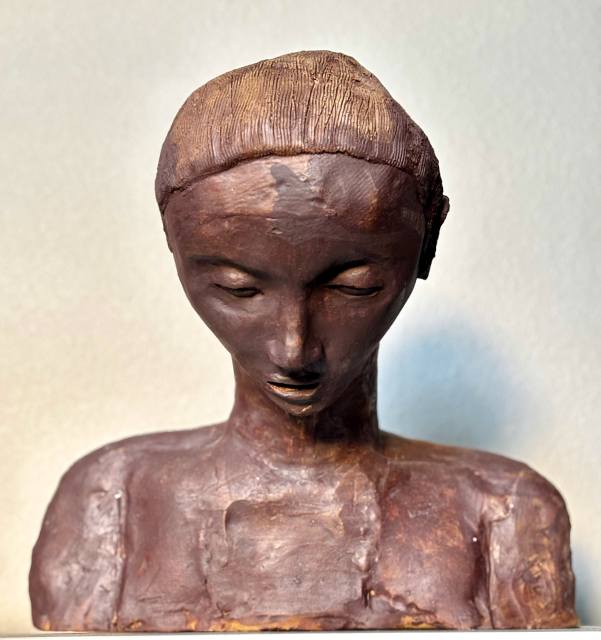
#> input picture assets/workpics/imbusy/ImBusy13x14x15.jpeg, 1201 x 1280 px (shown at 1/2 size); the run also reads 1 picture not shown here
$ python generate_artwork_pdf.py
#> lines starting #> are read from the running program, lines starting #| are printed output that depends on the picture; pictures that were not available may be replaced by others from this repository, and a replacement may not be noted
from pathlib import Path
import re

from PIL import Image, ImageDraw, ImageFont


ROOT = Path(__file__).resolve().parent
OUT = ROOT / "generated" / "ceramic_artwork_pages.pdf"

ARTWORKS = [
    {
        "image": ROOT / "assets/workpics/imbusy/ImBusy13x14x15.jpeg",
        "year": "2026",
    },
    {
        "image": ROOT / "assets/workpics/Reachingforfeelings/Reachingforfeeling8_11_102026.jpg",
        "year": "2026",
    },
    {
        "image": ROOT / "assets/workpics/SuperStressed/SuperStressed16_14_5.jpeg",
        "year": "2026",
    },
    {
        "image": ROOT / "assets/workpics/TripleFace/TripleFace7x8x12.jpeg",
        "year": "2026",
    },
    {
        "image": ROOT / "assets/workpics/FallenWatcher/FallenWatcher10_14_6.jpeg",
        "year": "2024",
    },
]

PAGE_W, PAGE_H = 2550, 3300
MARGIN = 210
IMAGE_BOX_W = PAGE_W - (MARGIN * 2)
IMAGE_BOX_H = 1700

FONT_REGULAR = "/System/Library/Fonts/Supplemental/Arial.ttf"
FONT_BOLD = "/System/Library/Fonts/Supplemental/Arial Bold.ttf"


def font(path, size):
    return ImageFont.truetype(path, size)


TITLE_FONT = font(FONT_BOLD, 88)
LABEL_FONT = font(FONT_BOLD, 50)
TEXT_FONT = font(FONT_REGULAR, 50)


def title_from_filename(path):
    stem = path.stem
    stem = re.sub(r"[_-]?(?:ceramic|2024|2025|2026)$", "", stem, flags=re.I)
    stem = re.sub(r"(?i)(\d+)[x_](\d+)[x_](\d+).*", "", stem).strip("_- ")
    stem = re.sub(r"(?<=[a-z])(?=[A-Z])", " ", stem)
    stem = stem.replace("_", " ").replace("-", " ")
    return re.sub(r"\s+", " ", stem).strip()


def dimensions_from_filename(path):
    match = re.search(r"(\d+(?:\.\d+)?)\s*[x_]\s*(\d+(?:\.\d+)?)\s*[x_]\s*(\d+(?:\.\d+)?)", path.stem)
    if not match:
        return "N/A"
    return f"{match.group(1)} × {match.group(2)} × {match.group(3)} in."


def draw_field(draw, y, label, value):
    draw.text((MARGIN, y), f"{label}:", fill=(24, 24, 24), font=LABEL_FONT)
    label_w = draw.textlength(f"{label}: ", font=LABEL_FONT)
    draw.text((MARGIN + label_w + 10, y), value, fill=(24, 24, 24), font=TEXT_FONT)
    return y + 78


def make_page(item):
    page = Image.new("RGB", (PAGE_W, PAGE_H), "white")
#> page: PIL image 2550x3300 RGB; every value is 255
    draw = ImageDraw.Draw(page)

    with Image.open(item["image"]) as src:
#> src is the input picture: PIL image 1201x1280 RGB; mean R, G, B 185.5, 166.1, 156.3
        src = src.convert("RGB")
        src.thumbnail((IMAGE_BOX_W, IMAGE_BOX_H), Image.Resampling.LANCZOS)
        x = (PAGE_W - src.width) // 2
#> x = 674
        y = MARGIN
        page.paste(src, (x, y))
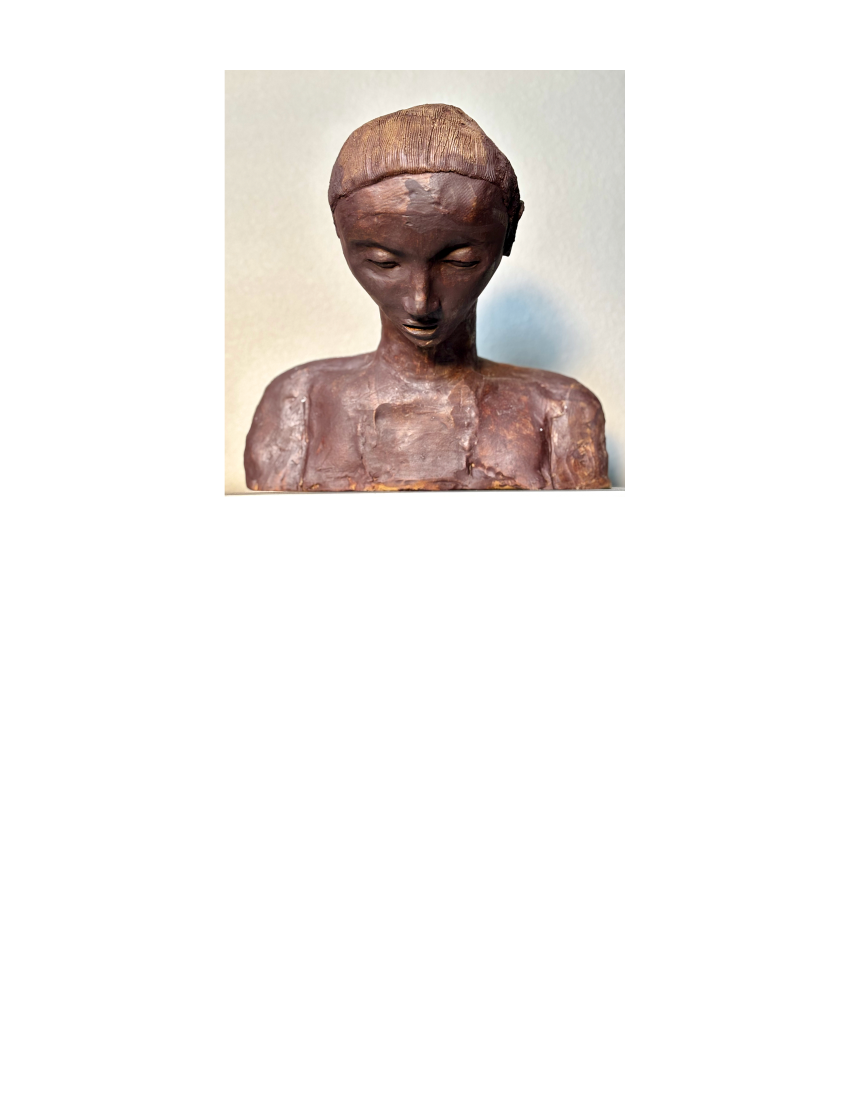
#> page: PIL image 2550x3300 RGB (shown at 1/3 size); mean R, G, B 242.3, 238.8, 237

    line_y = MARGIN + IMAGE_BOX_H + 130
    title = title_from_filename(item["image"])
    dimensions = dimensions_from_filename(item["image"])

    draw.text((MARGIN, line_y), title, fill=(10, 10, 10), font=TITLE_FONT)
    line_y += 145
    line_y = draw_field(draw, line_y, "Title", title)
#> line_y = 2263
    line_y = draw_field(draw, line_y, "Year", item["year"])
#> line_y = 2341
    line_y = draw_field(draw, line_y, "Medium", "Ceramic and glaze")
#> line_y = 2419
    line_y = draw_field(draw, line_y, "Dimensions in H × W × D", dimensions)
#> line_y = 2497
    draw_field(draw, line_y, "Estimated value—or N/A", "$1,000")

    return page


def main():
    OUT.parent.mkdir(parents=True, exist_ok=True)
    pages = [make_page(item) for item in ARTWORKS]
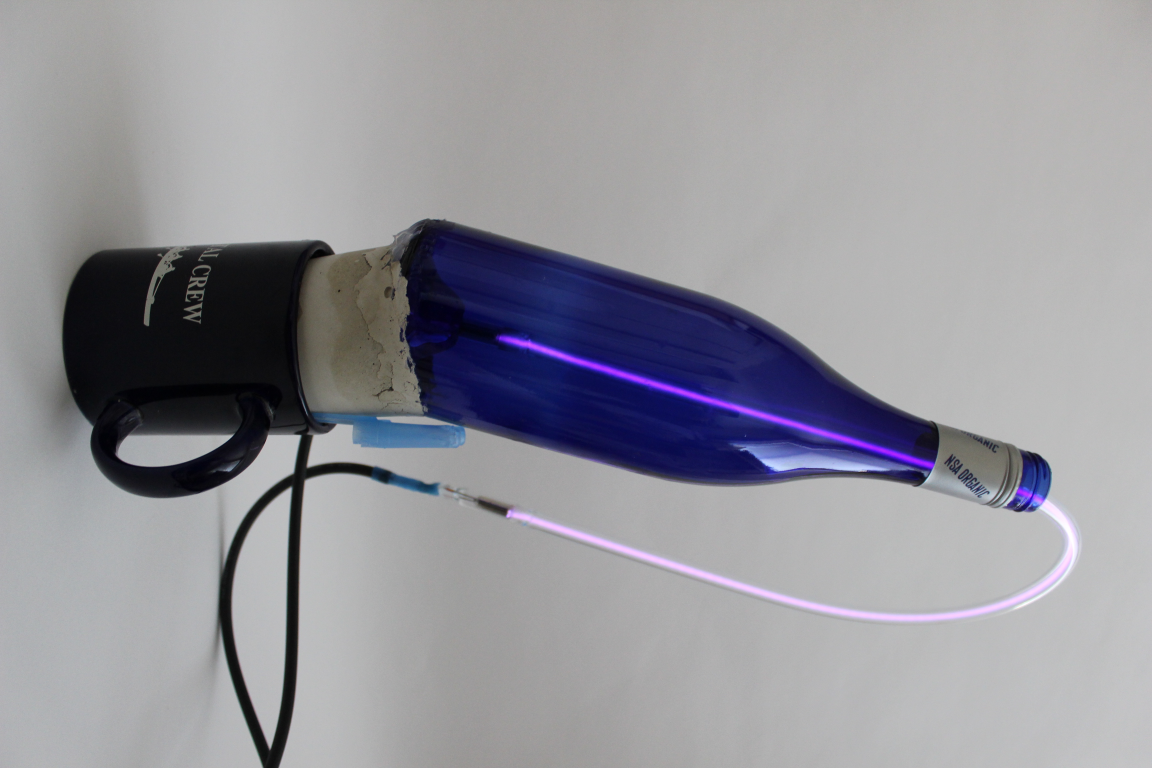
#> input picture assets/workpics/Letsgetabottle_Whatkindabottle.JPG, 3456 x 2304 px, given in place of Reachingforfeeling8_11_102026.jpg, which was not available (shown at 1/3 size)
#> in make_page, src is the input picture: PIL image 3456x2304 RGB; mean R, G, B 148.9, 148.4, 155.1
#> in make_page (call 2), `page.paste(src, (x, y))`:
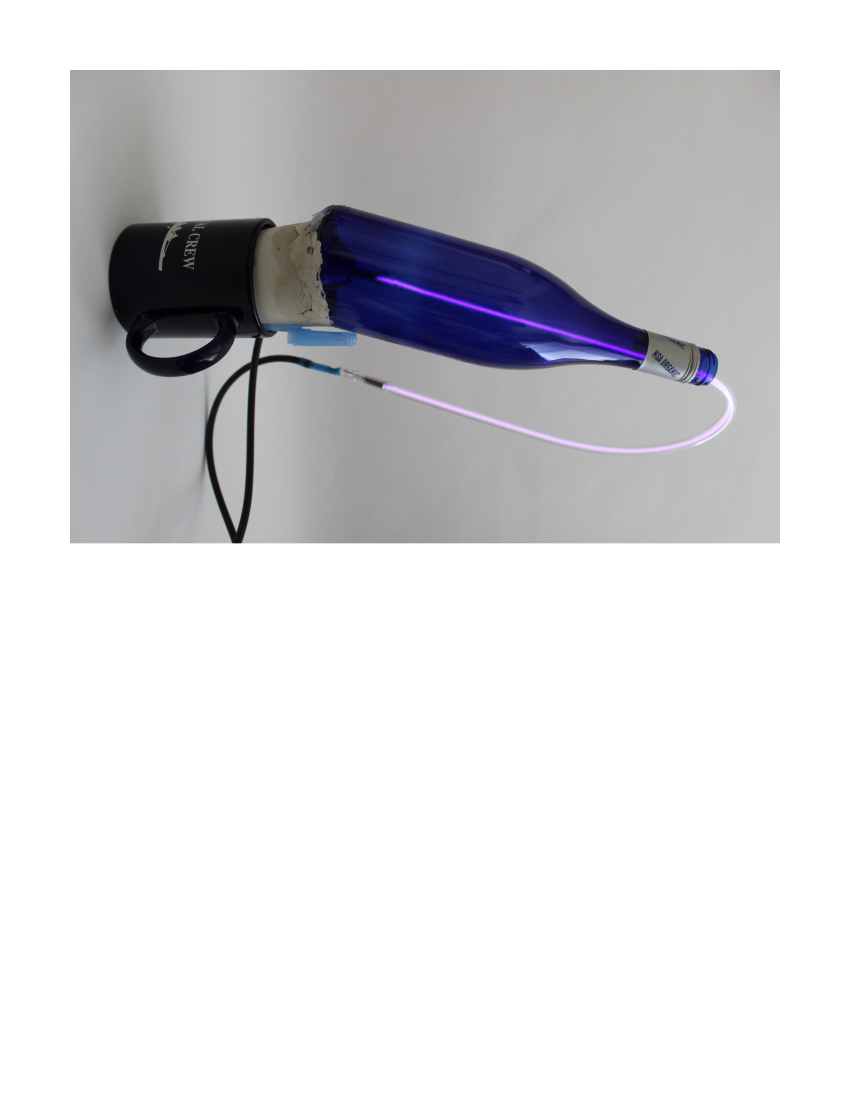
#> page: PIL image 2550x3300 RGB (shown at 1/3 size); mean R, G, B 216.9, 216.7, 219.1
#> in make_page (call 2), `line_y = draw_field(draw, line_y, "Title", title)`: line_y = 2263
#> in make_page (call 2), `line_y = draw_field(draw, line_y, "Year", item["year"])`: line_y = 2341
#> in make_page (call 2), `line_y = draw_field(draw, line_y, "Medium", "Ceramic and glaze")`: line_y = 2419
#> in make_page (call 2), `line_y = draw_field(draw, line_y, "Dimensions in H × W × D", dimensions)`: line_y = 2497
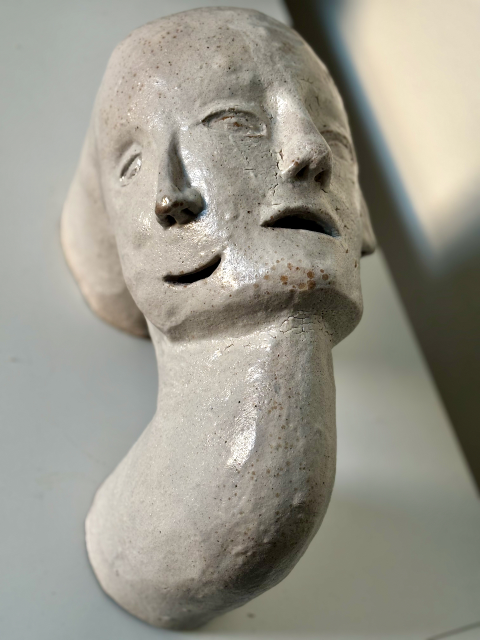
#> input picture assets/workpics/TripleFace/TripleFace7x8x12.jpeg, 960 x 1280 px (shown at 1/2 size)
#> in make_page, src is the input picture: PIL image 960x1280 RGB; mean R, G, B 154.1, 151.8, 140.4
#> in make_page (call 4), `page.paste(src, (x, y))`:
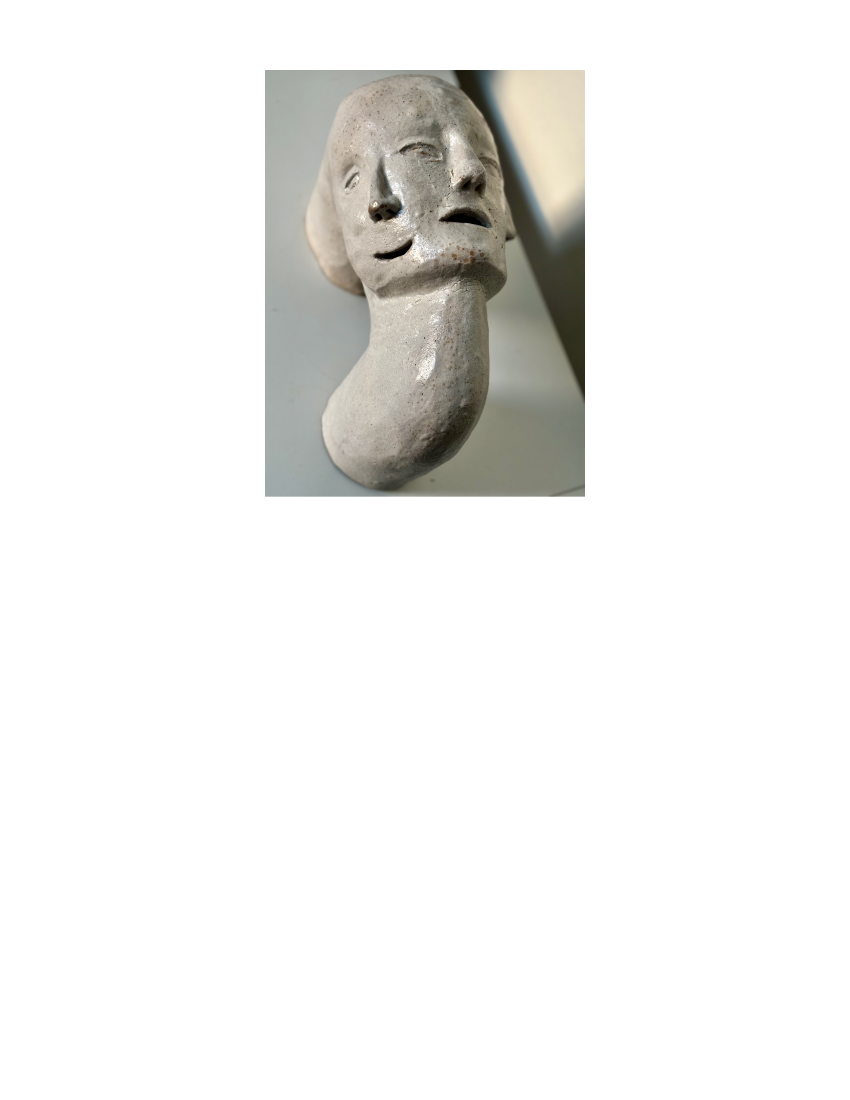
#> page: PIL image 2550x3300 RGB (shown at 1/3 size); mean R, G, B 240.3, 239.9, 238.3
#> in make_page (call 4), `line_y = draw_field(draw, line_y, "Title", title)`: line_y = 2263
#> in make_page (call 4), `line_y = draw_field(draw, line_y, "Year", item["year"])`: line_y = 2341
#> in make_page (call 4), `line_y = draw_field(draw, line_y, "Medium", "Ceramic and glaze")`: line_y = 2419
#> in make_page (call 4), `line_y = draw_field(draw, line_y, "Dimensions in H × W × D", dimensions)`: line_y = 2497
#> pages = 5 items
    first, rest = pages[0], pages[1:]
    first.save(OUT, "PDF", resolution=300.0, save_all=True, append_images=rest)
    print(OUT)


if __name__ == "__main__":
    main()
